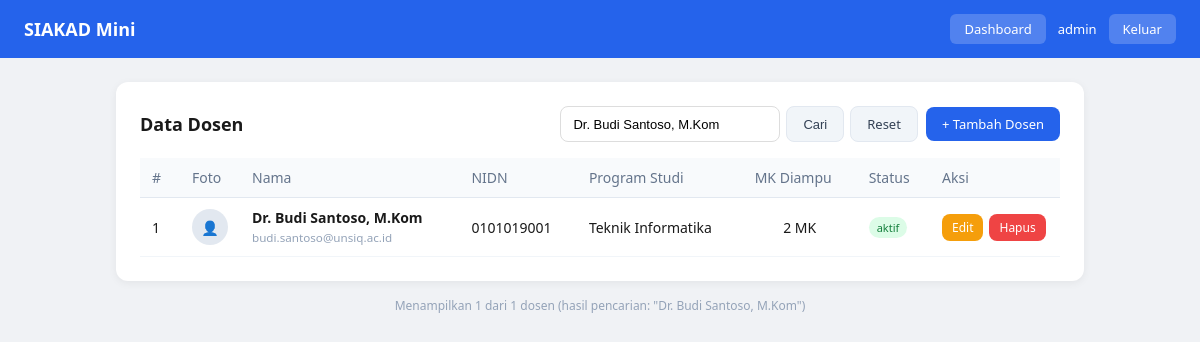
The app's page /public/dosen.php?cari=Dr. Budi Santoso, M.Kom (signed in) with its own data.
### tables this page shows
CREATE TABLE dosen (
    id            INT UNSIGNED AUTO_INCREMENT PRIMARY KEY,
    nidn          CHAR(10)     NOT NULL UNIQUE,
    nama          VARCHAR(100) NOT NULL,
    email         VARCHAR(120) NOT NULL UNIQUE,
    program_studi ENUM('Teknik Informatika','Sistem Informasi','Teknik Elektro') NOT NULL,
    foto          VARCHAR(255) NULL DEFAULT NULL,
    status        ENUM('aktif','nonaktif') NOT NULL DEFAULT 'aktif',
    created_at    TIMESTAMP NOT NULL DEFAULT CURRENT_TIMESTAMP,
    updated_at    TIMESTAMP NOT NULL DEFAULT CURRENT_TIMESTAMP ON UPDATE CURRENT_TIMESTAMP,
    deleted_at    TIMESTAMP NULL DEFAULT NULL,
    INDEX idx_deleted (deleted_at),
    INDEX idx_status  (status)
);

### config/session.php (called while the page is built, shortened)
<?php
function currentUser(): array
{
    return $_SESSION['user'] ?? [];
}

### public/dosen.php (the view, shortened to what this page needs)
<?php
require_once __DIR__ . '/../config/session.php';
$pdo  = getDB();
$user = currentUser();
$cari     = trim($_GET['cari'] ?? '');
$halaman  = max(1, (int)($_GET['halaman'] ?? 1));
$perHal   = 5;
$offset   = ($halaman - 1) * $perHal;
$sqlTotal = 'SELECT COUNT(*) FROM dosen WHERE deleted_at IS NULL';
$params   = [];
if ($cari !== '') {
    $sqlTotal .= ' AND (nama LIKE :cari OR nidn LIKE :cari2 OR email LIKE :cari3)';
    $params[':cari']  = "%{$cari}%";
    $params[':cari2'] = "%{$cari}%";
    $params[':cari3'] = "%{$cari}%";
}
$stmtTotal  = $pdo->prepare($sqlTotal);
$stmtTotal->execute($params);
$total      = (int)$stmtTotal->fetchColumn();
$sqlData = 'SELECT d.*,
            (SELECT COUNT(*) FROM dosen_matkul dm WHERE dm.dosen_id = d.id) AS jml_matkul
            FROM dosen d
            WHERE d.deleted_at IS NULL';
if ($cari !== '') {
    $sqlData .= ' AND (d.nama LIKE :cari OR d.nidn LIKE :cari2 OR d.email LIKE :cari3)';
}
$sqlData .= ' ORDER BY d.nama ASC LIMIT :limit OFFSET :offset';
$stmtData = $pdo->prepare($sqlData);
if ($cari !== '') {
    $stmtData->bindValue(':cari',  "%{$cari}%");
    $stmtData->bindValue(':cari2', "%{$cari}%");
    $stmtData->bindValue(':cari3', "%{$cari}%");
}
$stmtData->bindValue(':limit',  $perHal, PDO::PARAM_INT);
$stmtData->bindValue(':offset', $offset, PDO::PARAM_INT);
$stmtData->execute();
$listDosen = $stmtData->fetchAll();
?>
<!DOCTYPE html>
<html lang="id">
<head>
</head>
<body>
<nav class="navbar">
    <h1>SIAKAD Mini</h1>
    <div class="nav-right">
        <a href="/siakad-mini/public/index.php">Dashboard</a>
        <span><?= htmlspecialchars($user['username'], ENT_QUOTES, 'UTF-8') ?></span>
        <a href="/siakad-mini/public/logout.php">Keluar</a>
    </div>
</nav>
<div class="container">
    <div class="card">
        <div class="toolbar">
            <h2>Data Dosen</h2>
            <div class="toolbar-right">
                <form class="search-form" method="GET" action="">
                    <input type="text" name="cari" placeholder="Cari nama / NIDN / email..."
                           value="<?= htmlspecialchars($cari, ENT_QUOTES, 'UTF-8') ?>">
                    <button type="submit" class="btn btn-secondary">Cari</button>
                    <?php if ($cari !== ''): ?>
                        <a href="/siakad-mini/public/dosen.php" class="btn btn-secondary">Reset</a>
                    <?php endif; ?>
                </form>
                <a href="/siakad-mini/public/dosen_create.php" class="btn btn-primary">+ Tambah Dosen</a>
            </div>
        </div>
        <?php if (empty($listDosen)): ?>
            <div class="empty-state">
                <div style="font-size:40px">👨‍🏫</div>
                <p><?= $cari !== '' ? 'Tidak ada dosen yang cocok dengan pencarian.' : 'Belum ada data dosen.' ?></p>
            </div>
        <?php else: ?>
            <table>
                <thead>
                    <tr>
                        <th style="width:40px">#</th>
                        <th style="width:44px">Foto</th>
                        <th>Nama</th>
                        <th>NIDN</th>
                        <th>Program Studi</th>
                        <th>MK Diampu</th>
                        <th>Status</th>
                        <th style="width:130px">Aksi</th>
                    </tr>
                </thead>
                <tbody>
                <?php foreach ($listDosen as $i => $d): ?>
                    <tr>
                        <td><?= $offset + $i + 1 ?></td>
                        <td>
                            <?php if ($d['foto'] && file_exists(__DIR__ . '/../uploads/' . $d['foto'])): ?>
                                <img src="/siakad-mini/uploads/<?= htmlspecialchars($d['foto'], ENT_QUOTES, 'UTF-8') ?>"
                                     alt="foto" class="foto-thumb">
                            <?php else: ?>
                                <div class="foto-placeholder">👤</div>
                            <?php endif; ?>
                        </td>
                        <td>
                            <strong><?= htmlspecialchars($d['nama'], ENT_QUOTES, 'UTF-8') ?></strong><br>
                            <small style="color:#94a3b8"><?= htmlspecialchars($d['email'], ENT_QUOTES, 'UTF-8') ?></small>
                        </td>
                        <td><?= htmlspecialchars($d['nidn'], ENT_QUOTES, 'UTF-8') ?></td>
                        <td><?= htmlspecialchars($d['program_studi'], ENT_QUOTES, 'UTF-8') ?></td>
                        <td style="text-align:center"><?= (int)$d['jml_matkul'] ?> MK</td>
                        <td>
                            <span class="badge badge-<?= $d['status'] ?>">
                                <?= htmlspecialchars($d['status'], ENT_QUOTES, 'UTF-8') ?>
                            </span>
                        </td>
                        <td>
                            <div class="actions">
                                <a href="/siakad-mini/public/dosen_edit.php?id=<?= $d['id'] ?>"
                                   class="btn btn-warning btn-sm">Edit</a>
                                <?php if ($user['role'] === 'admin'): ?>
                                <a href="/siakad-mini/public/dosen_delete.php?id=<?= $d['id'] ?>"
                                   class="btn btn-danger btn-sm"
                                   onclick="return confirm('Hapus dosen <?= htmlspecialchars($d['nama'], ENT_QUOTES, 'UTF-8') ?>?')">
                                   Hapus
                                </a>
                                <?php endif; ?>
                            </div>
                        </td>
                    </tr>
                <?php endforeach; ?>
                </tbody>
            </table>
        <?php endif; ?>
    </div>
    <div style="margin-top:1rem; font-size:12px; color:#94a3b8; text-align:center;">
        Menampilkan <?= count($listDosen) ?> dari <?= $total ?> dosen
        <?= $cari !== '' ? '(hasil pencarian: "' . htmlspecialchars($cari, ENT_QUOTES, 'UTF-8') . '")' : '' ?>
    </div>
</div>
</body>
</html>

### public/dosen.php (style rules this page uses)
* { box-sizing: border-box; margin: 0; padding: 0; }
body { font-family: 'Segoe UI', sans-serif; background: #f0f2f5; }
.navbar { background: #2563eb; color: #fff; padding: 14px 24px; display: flex; justify-content: space-between; align-items: center; }
.navbar h1 { font-size: 18px; font-weight: 600; }
.navbar .nav-right { display: flex; align-items: center; gap: 12px; font-size: 13px; }
.navbar a { color:#fff; text-decoration:none; background:rgba(255,255,255,0.2); padding:6px 14px; border-radius:6px; }
.container { max-width: 1000px; margin: 1.5rem auto; padding: 0 1rem; }
.card { background:#fff; border-radius:12px; padding:1.5rem; box-shadow:0 2px 8px rgba(0,0,0,0.06); }
.toolbar { display:flex; justify-content:space-between; align-items:center; margin-bottom:1rem; flex-wrap:wrap; gap:10px; }
.toolbar h2 { font-size:18px; color:#1a1a1a; }
.toolbar-right { display:flex; gap:8px; align-items:center; flex-wrap:wrap; }
.search-form { display:flex; gap:6px; }
.search-form input { padding:8px 12px; border:1px solid #ddd; border-radius:8px; font-size:13px; width:220px; }
.btn { padding:8px 16px; border-radius:8px; font-size:13px; font-weight:500; cursor:pointer; border:none; text-decoration:none; display:inline-block; }
.btn-primary { background:#2563eb; color:#fff; }
.btn-secondary { background:#f1f5f9; color:#334155; border:1px solid #e2e8f0; }
.btn-warning { background:#f59e0b; color:#fff; }
.btn-danger { background:#ef4444; color:#fff; }
.btn-sm { padding:5px 10px; font-size:12px; }
table { width:100%; border-collapse:collapse; font-size:14px; }
thead th { background:#f8fafc; padding:10px 12px; text-align:left; font-weight:500; color:#64748b; border-bottom:1px solid #e2e8f0; }
tbody td { padding:10px 12px; border-bottom:1px solid #f1f5f9; color:#1a1a1a; vertical-align:middle; }
.badge { display:inline-block; padding:3px 8px; border-radius:20px; font-size:11px; font-weight:500; }
.badge-aktif { background:#dcfce7; color:#15803d; }
.foto-placeholder { width:36px; height:36px; border-radius:50%; background:#e2e8f0; display:flex; align-items:center; justify-content:center; font-size:14px; color:#94a3b8; }
.actions { display:flex; gap:6px; }

### records on screen
dosen: i "1", nama "Dr. Budi Santoso, M.Kom", email "budi.santoso@unsiq.ac.id", nidn "0101019001", program_studi "Teknik Informatika", jml_matkul "2", status "aktif"

### other values on screen
$user['username'] "admin"
count($listDosen) "1"
$total "1"
$cari "Dr. Budi Santoso, M.Kom"
